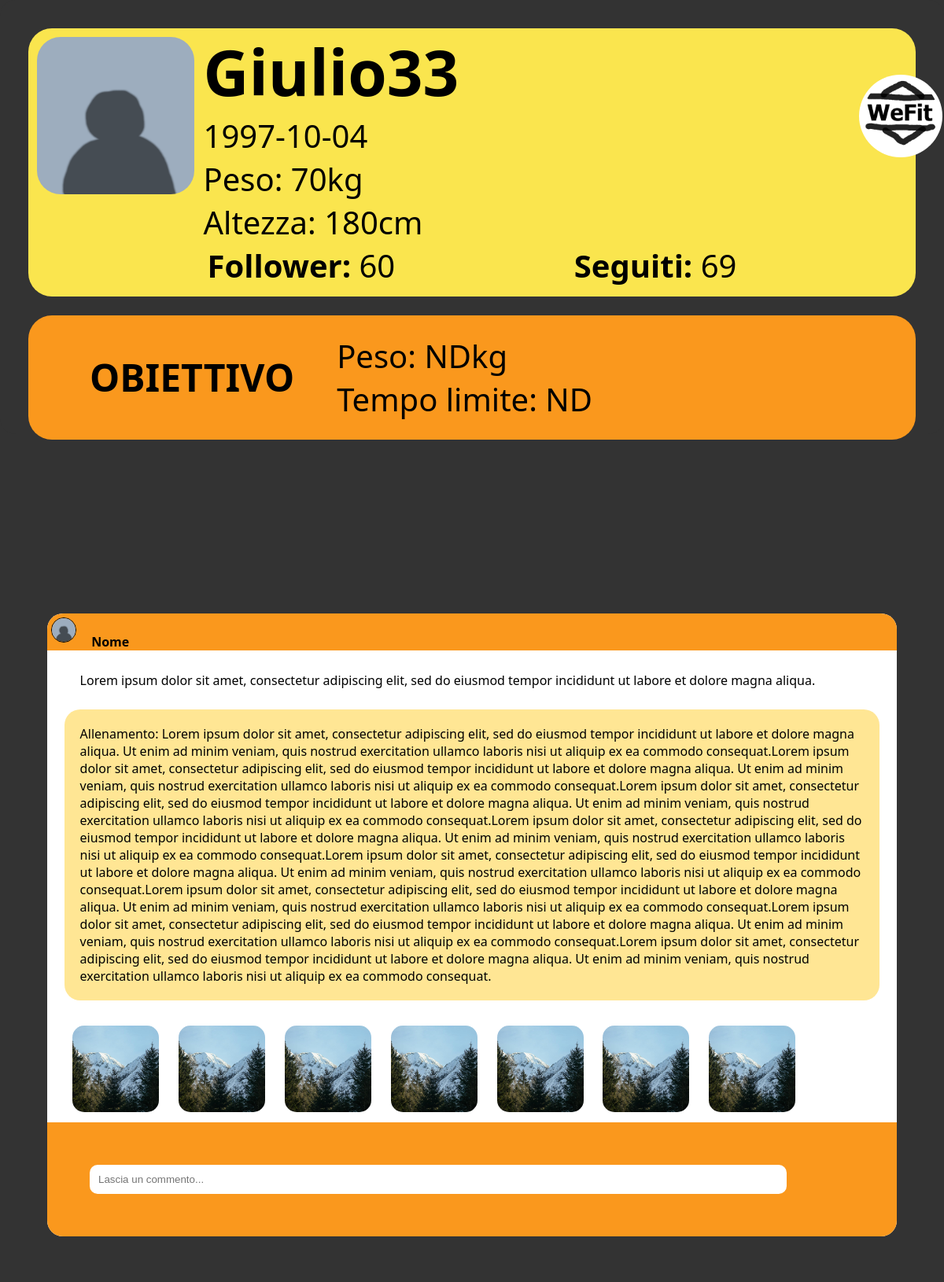
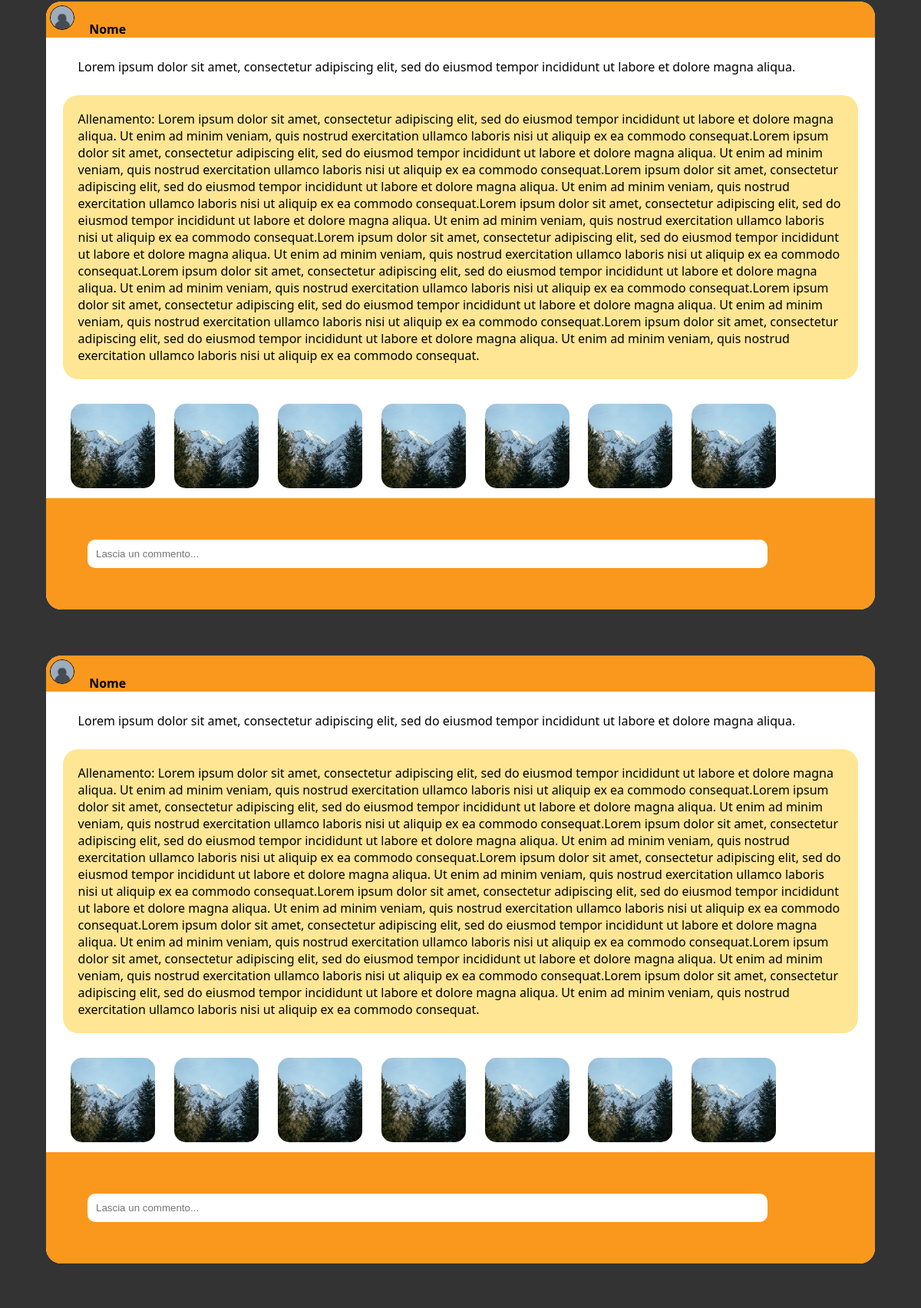
Page /profile-redirector.php (signed in, upper part) on the committed database (2 pictures, top to bottom).
### tables this page shows
CREATE TABLE `users` (
  `Username` varchar(20) NOT NULL,
  `Email` varchar(40) NOT NULL,
  `Password` varchar(20) NOT NULL,
  `Birthday` date NOT NULL,
  `Height` float NOT NULL,
  `Weight` float NOT NULL,
  `Photo` varchar(100) NOT NULL,
  `WeightTarget` float DEFAULT NULL,
  `Time` time DEFAULT NULL
);

### profile-redirector.php (called while the page is built, shortened)
<?php
require_once 'bootstrap.php';
$templateParams["titolo"] = "WeFit - Personal Profile";
$templateParams["nome"] = "profile.php";
$templateParams["css"] = array("dark-background", "navbar", "post", "profile");
$templateParams["js"] = array("https://unpkg.com/axios/dist/axios.min.js","js/search.js");
$templateParams["profile"] = array("username" => $dbh->getUserInfo($_SESSION["username"])[0]["Username"]);
$templateParams["profile"] = array_merge($templateParams["profile"], array("birthday" => $dbh->getUserInfo($_SESSION["username"])[0]["Birthday"]));
$templateParams["profile"] = array_merge($templateParams["profile"], array("weight" => $dbh->getUserInfo($_SESSION["username"])[0]["Weight"]));
$templateParams["profile"] = array_merge($templateParams["profile"], array("height" => $dbh->getUserInfo($_SESSION["username"])[0]["Height"]));
$templateParams["profile"] = array_merge($templateParams["profile"], array("numFollower" => "60"));
$templateParams["profile"] = array_merge($templateParams["profile"], array("numFollowed" => "69"));
$tmp = array("weightTarget" => $dbh->getUserInfo($_SESSION["username"])[0]["WeightTarget"]);
if ($tmp["weightTarget"] === null) {
    $templateParams["profile"] = array_merge($templateParams["profile"], array("weightTarget" => "ND"));
    $templateParams["profile"] = array_merge($templateParams["profile"], array("time" => "ND"));
} else {
    $templateParams["profile"] = array_merge($templateParams["profile"], $tmp);
    $templateParams["profile"] = array_merge($templateParams["profile"], array("time" => ""));
}
$templateParams["profile"] = array_merge($templateParams["profile"], array("profilePic" => $dbh->getUserInfo($_SESSION["username"])[0]["Photo"]));
$isPersonalP = true;
require 'template/base.php';
?>

### db/database.php (called while the page is built, shortened)
<?php
    class DatabaseHelper{
        private $db;
        public function __construct($servername, $username, $password, $dbname){
            $this->db = new mysqli($servername, $username, $password, $dbname);
        }
		public function getUserInfo($username) {
			$query = "SELECT * FROM users WHERE Username = ?";
			$stmt = $this->db->prepare($query);
			$stmt->bind_param('s',$username);
			$stmt->execute();
			$result = $stmt->get_result();
			return $result->fetch_all(MYSQLI_ASSOC);
		}
    }
?>

### bootstrap.php (called while the page is built, shortened)
<?php
require_once("db/database.php");
$dbh = new DatabaseHelper("localhost", "root", "", "wefitdb", 3306);
?>

### template/profile.php (the view, shortened to what this page needs)
<div id="badgeContainer">
	<header id="badge">
		<img src="./upload/<?php echo $templateParams["profile"]["profilePic"]?>" alt="profile picture"/>
		<div id="dati">
			<h1><?php echo $templateParams["profile"]["username"];?></h1>
			<p><?php echo $templateParams["profile"]["birthday"];?></p>
			<p>Peso: <?php echo $templateParams["profile"]["weight"];?>kg</p>
			<p>Altezza: <?php echo $templateParams["profile"]["height"];?>cm</p>
		</div>
		<?php if(isset($isPersonalP) && $isPersonalP == true): ?>
			<a href="settings-redirector.php"><img src="./upload/WeFitLogo.png" alt="impostazioni del profilo"></a>
		<?php elseif(isset($isPersonalP) && $isPersonalP == false): ?>
			<a href="#">➕</a>
		<?php endif; ?>
		<div id="link">
			<a href="#">Follower: <label><?php echo $templateParams["profile"]["numFollower"];?></label></a>
			<a href="#">Seguiti: <label><?php echo $templateParams["profile"]["numFollowed"];?></label></a>
		</div>
	</header>
	<section id="obiettivo">
		<h1>Obiettivo</h1>
		<p>Peso: <?php echo $templateParams["profile"]["weightTarget"];?>kg</p>
		<p>Tempo limite: <?php echo $templateParams["profile"]["time"];?></p>
	</section>
</div>
<div id="placeholder"></div>
<section class="post">
	<header>
		<div class="container">
			<img class="profile-pic" alt="Immagine di profilo" src="./upload/profile_pictures/WeFitPic.png">
			<div class="name">Nome</div>
		</div>
	</header>
	<section>
		<div class="comment">Lorem ipsum dolor sit amet, consectetur adipiscing elit, sed do eiusmod tempor incididunt ut labore et dolore magna aliqua.</div>
		<div class="training-plan">Allenamento: Lorem ipsum dolor sit amet, consectetur adipiscing elit, sed do eiusmod tempor incididunt ut labore et dolore magna aliqua. Ut enim ad minim veniam, quis nostrud exercitation ullamco laboris nisi ut aliquip ex ea commodo consequat.Lorem ipsum dolor sit amet, consectetur adipiscing elit, sed do eiusmod tempor incididunt ut labore et dolore magna aliqua. Ut enim ad minim veniam, quis nostrud exercitation ullamco laboris nisi ut aliquip ex ea commodo consequat.Lorem ipsum dolor sit amet, consectetur adipiscing elit, sed do eiusmod tempor incididunt ut labore et dolore magna aliqua. Ut enim ad minim veniam, quis nostrud exercitation ullamco laboris nisi ut aliquip ex ea commodo consequat.Lorem ipsum dolor sit amet, consectetur adipiscing elit, sed do eiusmod tempor incididunt ut labore et dolore magna aliqua. Ut enim ad minim veniam, quis nostrud exercitation ullamco laboris nisi ut aliquip ex ea commodo consequat.Lorem ipsum dolor sit amet, consectetur adipiscing elit, sed do eiusmod tempor incididunt ut labore et dolore magna aliqua. Ut enim ad minim veniam, quis nostrud exercitation ullamco laboris nisi ut aliquip ex ea commodo consequat.Lorem ipsum dolor sit amet, consectetur adipiscing elit, sed do eiusmod tempor incididunt ut labore et dolore magna aliqua. Ut enim ad minim veniam, quis nostrud exercitation ullamco laboris nisi ut aliquip ex ea commodo consequat.Lorem ipsum dolor sit amet, consectetur adipiscing elit, sed do eiusmod tempor incididunt ut labore et dolore magna aliqua. Ut enim ad minim veniam, quis nostrud exercitation ullamco laboris nisi ut aliquip ex ea commodo consequat.Lorem ipsum dolor sit amet, consectetur adipiscing elit, sed do eiusmod tempor incididunt ut labore et dolore magna aliqua. Ut enim ad minim veniam, quis nostrud exercitation ullamco laboris nisi ut aliquip ex ea commodo consequat.</div>
		<div class="photo-container">
			<img class="photo" alt="" src="./upload/WeFitImg.jpg">
			<img class="photo" alt="" src="./upload/WeFitImg.jpg">
			<img class="photo" alt="" src="./upload/WeFitImg.jpg">
			<img class="photo" alt="" src="./upload/WeFitImg.jpg">
			<img class="photo" alt="" src="./upload/WeFitImg.jpg">
			<img class="photo" alt="" src="./upload/WeFitImg.jpg">
			<img class="photo" alt="" src="./upload/WeFitImg.jpg">
		</div>
	</section>
	<footer>
		<input class="txt-comment" type="text" placeholder="Lascia un commento..."></input>
	</footer>
</section>
<section class="post">
	<header>
		<div class="container">
			<img class="profile-pic" alt="Immagine di profilo" src="./upload/profile_pictures/WeFitPic.png">
			<div class="name">Nome</div>
		</div>
	</header>
	<section>
		<div class="comment">Lorem ipsum dolor sit amet, consectetur adipiscing elit, sed do eiusmod tempor incididunt ut labore et dolore magna aliqua.</div>
		<div class="training-plan">Allenamento: Lorem ipsum dolor sit amet, consectetur adipiscing elit, sed do eiusmod tempor incididunt ut labore et dolore magna aliqua. Ut enim ad minim veniam, quis nostrud exercitation ullamco laboris nisi ut aliquip ex ea commodo consequat.Lorem ipsum dolor sit amet, consectetur adipiscing elit, sed do eiusmod tempor incididunt ut labore et dolore magna aliqua. Ut enim ad minim veniam, quis nostrud exercitation ullamco laboris nisi ut aliquip ex ea commodo consequat.Lorem ipsum dolor sit amet, consectetur adipiscing elit, sed do eiusmod tempor incididunt ut labore et dolore magna aliqua. Ut enim ad minim veniam, quis nostrud exercitation ullamco laboris nisi ut aliquip ex ea commodo consequat.Lorem ipsum dolor sit amet, consectetur adipiscing elit, sed do eiusmod tempor incididunt ut labore et dolore magna aliqua. Ut enim ad minim veniam, quis nostrud exercitation ullamco laboris nisi ut aliquip ex ea commodo consequat.Lorem ipsum dolor sit amet, consectetur adipiscing elit, sed do eiusmod tempor incididunt ut labore et dolore magna aliqua. Ut enim ad minim veniam, quis nostrud exercitation ullamco laboris nisi ut aliquip ex ea commodo consequat.Lorem ipsum dolor sit amet, consectetur adipiscing elit, sed do eiusmod tempor incididunt ut labore et dolore magna aliqua. Ut enim ad minim veniam, quis nostrud exercitation ullamco laboris nisi ut aliquip ex ea commodo consequat.Lorem ipsum dolor sit amet, consectetur adipiscing elit, sed do eiusmod tempor incididunt ut labore et dolore magna aliqua. Ut enim ad minim veniam, quis nostrud exercitation ullamco laboris nisi ut aliquip ex ea commodo consequat.Lorem ipsum dolor sit amet, consectetur adipiscing elit, sed do eiusmod tempor incididunt ut labore et dolore magna aliqua. Ut enim ad minim veniam, quis nostrud exercitation ullamco laboris nisi ut aliquip ex ea commodo consequat.</div>
		<div class="photo-container">
			<img class="photo" alt="" src="./upload/WeFitImg.jpg">
			<img class="photo" alt="" src="./upload/WeFitImg.jpg">
			<img class="photo" alt="" src="./upload/WeFitImg.jpg">
			<img class="photo" alt="" src="./upload/WeFitImg.jpg">
			<img class="photo" alt="" src="./upload/WeFitImg.jpg">
			<img class="photo" alt="" src="./upload/WeFitImg.jpg">
			<img class="photo" alt="" src="./upload/WeFitImg.jpg">
		</div>
	</section>
	<footer>
		<input class="txt-comment" type="text" placeholder="Lascia un commento..."></input>
	</footer>
</section>
<section class="post">
	<header>
		<div class="container">
			<img class="profile-pic" alt="Immagine di profilo" src="./upload/profile_pictures/WeFitPic.png">
			<div class="name">Nome</div>
		</div>
	</header>
	<section>
		<div class="comment">Lorem ipsum dolor sit amet, consectetur adipiscing elit, sed do eiusmod tempor incididunt ut labore et dolore magna aliqua.</div>
		<div class="training-plan">Allenamento: Lorem ipsum dolor sit amet, consectetur adipiscing elit, sed do eiusmod tempor incididunt ut labore et dolore magna aliqua. Ut enim ad minim veniam, quis nostrud exercitation ullamco laboris nisi ut aliquip ex ea commodo consequat.Lorem ipsum dolor sit amet, consectetur adipiscing elit, sed do eiusmod tempor incididunt ut labore et dolore magna aliqua. Ut enim ad minim veniam, quis nostrud exercitation ullamco laboris nisi ut aliquip ex ea commodo consequat.Lorem ipsum dolor sit amet, consectetur adipiscing elit, sed do eiusmod tempor incididunt ut labore et dolore magna aliqua. Ut enim ad minim veniam, quis nostrud exercitation ullamco laboris nisi ut aliquip ex ea commodo consequat.Lorem ipsum dolor sit amet, consectetur adipiscing elit, sed do eiusmod tempor incididunt ut labore et dolore magna aliqua. Ut enim ad minim veniam, quis nostrud exercitation ullamco laboris nisi ut aliquip ex ea commodo consequat.Lorem ipsum dolor sit amet, consectetur adipiscing elit, sed do eiusmod tempor incididunt ut labore et dolore magna aliqua. Ut enim ad minim veniam, quis nostrud exercitation ullamco laboris nisi ut aliquip ex ea commodo consequat.Lorem ipsum dolor sit amet, consectetur adipiscing elit, sed do eiusmod tempor incididunt ut labore et dolore magna aliqua. Ut enim ad minim veniam, quis nostrud exercitation ullamco laboris nisi ut aliquip ex ea commodo consequat.Lorem ipsum dolor sit amet, consectetur adipiscing elit, sed do eiusmod tempor incididunt ut labore et dolore magna aliqua. Ut enim ad minim veniam, quis nostrud exercitation ullamco laboris nisi ut aliquip ex ea commodo consequat.Lorem ipsum dolor sit amet, consectetur adipiscing elit, sed do eiusmod tempor incididunt ut labore et dolore magna aliqua. Ut enim ad minim veniam, quis nostrud exercitation ullamco laboris nisi ut aliquip ex ea commodo consequat.</div>
		<div class="photo-container">
			<img class="photo" alt="" src="./upload/WeFitImg.jpg">
			<img class="photo" alt="" src="./upload/WeFitImg.jpg">
			<img class="photo" alt="" src="./upload/WeFitImg.jpg">
			<img class="photo" alt="" src="./upload/WeFitImg.jpg">
			<img class="photo" alt="" src="./upload/WeFitImg.jpg">
			<img class="photo" alt="" src="./upload/WeFitImg.jpg">
			<img class="photo" alt="" src="./upload/WeFitImg.jpg">
		</div>
	</section>
	<footer>
		<input class="txt-comment" type="text" placeholder="Lascia un commento..."></input>
	</footer>
</section>

### template/base.php (shortened to what this page needs)
<!DOCTYPE html>
<html lang="it">
    <head>
        <?php
		if(isset($templateParams["css"])):
			foreach($templateParams["css"] as $style):
		?>
			<link rel="stylesheet" type="text/css" href="./css/<?php echo $style; ?>.css"/>
		<?php
			endforeach;
		endif;
		?>
    </head>
    <body>
        <main>
            <?php
                if(isset($templateParams["nome"])) {
                    require($templateParams["nome"]);
                }
            ?>
        </main>
    </body>
</html>

### css/dark-background.css (style rules this page uses)
* { margin: 0; padding: 0; border-radius: 20px; }
body { background-color: #333333; font-family: 'Segoe UI', Tahoma, Geneva, Verdana, sans-serif; }

### css/post.css (style rules this page uses)
.post { background-color: white; margin: 5%; border-radius: 20px; }
.post header { background-color: #fa981d; border-radius: 20px 20px 0px 0px; height: 10%; }
.profile-pic { height: 30px; margin: 5px; border-radius: 100px; border: 1px solid black; }
.name { font-weight: bold; display: inline; padding: 10px; }
.post section { height: 600px; overflow: auto; }
.comment { padding: 5px 20px; margin: 2%; }
.training-plan { background-color: #ffe694; margin: 2%; padding: 20px; border-radius: 20px; }
.photo-container { margin: 2%; }
.photo { height: 110px; border-radius: 15px; margin: 1%; }
.post footer { background-color: #fa981d; border-radius: 0px 0px 20px 20px; height: 10%; }
.txt-comment { margin: 5%; width: 80%; padding: 10px; border-radius: 10px; border: 1px solid transparent; }

### css/profile.css (style rules this page uses)
#badge > a { position: absolute; left: 90%; min-width: 20px; width: 8%; padding: 1%; }
#badge > a img { background-color: white; border-radius: 100px; padding: 5%; margin: 0; width: 100%; }
#badgeContainer { top: 0; background-color: #333333; position: fixed; }
#badge { background-color: #FAE54E; border-radius: 30px; padding-bottom: 1%; }
#badge img { margin: 1%; border-radius: 30px; float: left; }
#badge a { text-decoration: none; color: black; font-weight: bold; }
#badge a label { font-weight: normal; }
#dati { float: left; width: 65%; }
#link { display: block; clear: both; display: flex; align-items: center; justify-content: space-evenly; }
#obiettivo { background-color: #FA981D; border-radius: 30px; }
#obiettivo h1 { text-transform: uppercase; float: left; font-weight: bold; font-size: 300%; }
@media (orientation: portrait) { #badge > a { top: 15%; } }
@media (orientation: portrait) { #badgeContainer { width: 100%; height: 46vw; } }
@media (orientation: portrait) { #badge { font-size: 30pt; margin: 3% 3% 1%; } }
@media (orientation: portrait) { #badge img { width: 33%; max-width: 200px; } }
@media (orientation: portrait) { #placeholder { top: 0; width: 100%; height: 60vw; } }
@media (orientation: portrait) { #obiettivo { margin: 2% 3% 1%; padding: 2%; } }
@media (orientation: portrait) { #obiettivo h1 { padding: 2% 5%; } }
@media (orientation: portrait) { #obiettivo p { font-size: 30pt; } }

### rows in the picture
users: Photo (picture), Username "Giulio33", Birthday "1997-10-04", Weight "70", Height "180"

### other values in the picture
$templateParams["profile"]["numFollower"] "60"
$templateParams["profile"]["numFollowed"] "69"
$templateParams["profile"]["weightTarget"] "ND"
$templateParams["profile"]["time"] "ND"
